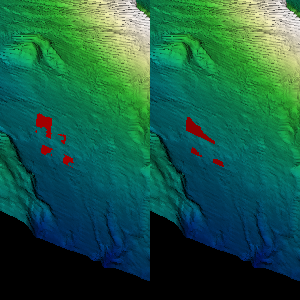

Write Python code to recreate this figure.
#!/usr/bin/env python

# Demonstrate vtkFitToHeightMapFilter by reading a DEM height field,
# creating polygons, and fitting them to the terrain using both point
# projection and cell average height strategies in side-by-side renderers.

import os

# Factory overrides
import vtkmodules.vtkInteractionStyle  # noqa: F401
import vtkmodules.vtkRenderingFreeType  # noqa: F401
import vtkmodules.vtkRenderingOpenGL2  # noqa: F401

from vtkmodules.vtkCommonCore import vtkLookupTable, vtkPoints
from vtkmodules.vtkCommonDataModel import vtkCellArray, vtkPolyData
from vtkmodules.vtkFiltersCore import vtkTriangleFilter
from vtkmodules.vtkFiltersGeneral import vtkWarpScalar
from vtkmodules.vtkFiltersGeometry import vtkImageDataGeometryFilter
from vtkmodules.vtkFiltersModeling import vtkFitToHeightMapFilter
from vtkmodules.vtkIOImage import vtkDEMReader
from vtkmodules.vtkRenderingCore import (
    vtkActor,
    vtkPolyDataMapper,
    vtkRenderWindow,
    vtkRenderWindowInteractor,
    vtkRenderer,
)

data_dir = os.environ.get("VPE_DATA_DIR", os.path.dirname(os.path.abspath(__file__)))

# Lookup table for terrain coloring
lookup_table = vtkLookupTable()
lookup_table.SetHueRange(0.6, 0)
lookup_table.SetSaturationRange(1.0, 0)
lookup_table.SetValueRange(0.5, 1.0)

# Read DEM height field
dem_reader = vtkDEMReader()
dem_reader.SetFileName(os.path.join(data_dir, "SainteHelens.dem"))
dem_reader.Update()

elevation_low = dem_reader.GetOutput().GetScalarRange()[0]
elevation_high = dem_reader.GetOutput().GetScalarRange()[1]

# Create warped terrain surface
surface = vtkImageDataGeometryFilter()
surface.SetInputConnection(dem_reader.GetOutputPort())

triangle_filter = vtkTriangleFilter()
triangle_filter.SetInputConnection(surface.GetOutputPort())

warp = vtkWarpScalar()
warp.SetInputConnection(triangle_filter.GetOutputPort())
warp.SetScaleFactor(1)
warp.UseNormalOn()
warp.SetNormal(0, 0, 1)

# Terrain actor
dem_mapper = vtkPolyDataMapper()
dem_mapper.SetInputConnection(warp.GetOutputPort())
dem_mapper.SetScalarRange(elevation_low, elevation_high)
dem_mapper.SetLookupTable(lookup_table)

dem_actor = vtkActor()
dem_actor.SetMapper(dem_mapper)

# Create polygons to fit onto the terrain
polygons = vtkPolyData()
points = vtkPoints()
points.SetNumberOfPoints(14)
points.SetPoint(0, 560000, 5110000, 0)
points.SetPoint(1, 560250, 5110000, 0)
points.SetPoint(2, 560250, 5110250, 0)
points.SetPoint(3, 560000, 5110250, 0)
points.SetPoint(4, 560500, 5110000, 0)
points.SetPoint(5, 560750, 5110000, 0)
points.SetPoint(6, 560750, 5110250, 0)
points.SetPoint(7, 560500, 5110250, 0)
points.SetPoint(8, 559800, 5110500, 0)
points.SetPoint(9, 560500, 5110500, 0)
points.SetPoint(10, 560500, 5110800, 0)
points.SetPoint(11, 560150, 5110800, 0)
points.SetPoint(12, 560150, 5111100, 0)
points.SetPoint(13, 559800, 5111100, 0)

polys = vtkCellArray()
polys.InsertNextCell(4)
polys.InsertCellPoint(0)
polys.InsertCellPoint(1)
polys.InsertCellPoint(2)
polys.InsertCellPoint(3)
polys.InsertNextCell(4)
polys.InsertCellPoint(4)
polys.InsertCellPoint(5)
polys.InsertCellPoint(6)
polys.InsertCellPoint(7)
polys.InsertNextCell(6)
polys.InsertCellPoint(8)
polys.InsertCellPoint(9)
polys.InsertCellPoint(10)
polys.InsertCellPoint(11)
polys.InsertCellPoint(12)
polys.InsertCellPoint(13)

polygons.SetPoints(points)
polygons.SetPolys(polys)

# Fit polygons using point projection strategy
fit = vtkFitToHeightMapFilter()
fit.SetInputData(polygons)
fit.SetHeightMapConnection(dem_reader.GetOutputPort())
fit.SetFittingStrategyToPointProjection()
fit.UseHeightMapOffsetOn()
fit.Update()

mapper = vtkPolyDataMapper()
mapper.SetInputConnection(fit.GetOutputPort())
mapper.ScalarVisibilityOff()

actor = vtkActor()
actor.SetMapper(mapper)
actor.GetProperty().SetColor(1, 0, 0)

# Fit polygons using cell average height strategy
fit_2 = vtkFitToHeightMapFilter()
fit_2.SetInputData(polygons)
fit_2.SetHeightMapConnection(dem_reader.GetOutputPort())
fit_2.SetFittingStrategyToCellAverageHeight()
fit_2.UseHeightMapOffsetOn()
fit_2.Update()

mapper_2 = vtkPolyDataMapper()
mapper_2.SetInputConnection(fit_2.GetOutputPort())
mapper_2.ScalarVisibilityOff()

actor_2 = vtkActor()
actor_2.SetMapper(mapper_2)
actor_2.GetProperty().SetColor(1, 0, 0)

# Two renderers side by side
renderer_0 = vtkRenderer()
renderer_0.SetViewport(0, 0, 0.5, 1)
renderer_0.AddActor(dem_actor)
renderer_0.AddActor(actor)

renderer_1 = vtkRenderer()
renderer_1.SetViewport(0.5, 0, 1, 1)
renderer_1.AddActor(dem_actor)
renderer_1.AddActor(actor_2)

# Window
render_window = vtkRenderWindow()
render_window.AddRenderer(renderer_0)
render_window.AddRenderer(renderer_1)
render_window.SetWindowName("fit to height map filter")

# Scene
renderer_0.GetActiveCamera().SetPosition(560752, 5110002, 2110)
renderer_0.GetActiveCamera().SetFocalPoint(560750, 5110000, 2100)
renderer_0.ResetCamera()
renderer_0.GetActiveCamera().SetClippingRange(269.775, 34560.4)
renderer_0.GetActiveCamera().SetFocalPoint(562026, 5.1135e+006, -400.794)
renderer_0.GetActiveCamera().SetPosition(556898, 5.10151e+006, 7906.19)
renderer_1.SetActiveCamera(renderer_0.GetActiveCamera())

# Interactor
interactor = vtkRenderWindowInteractor()
interactor.SetRenderWindow(render_window)

interactor.Initialize()
interactor.Start()
